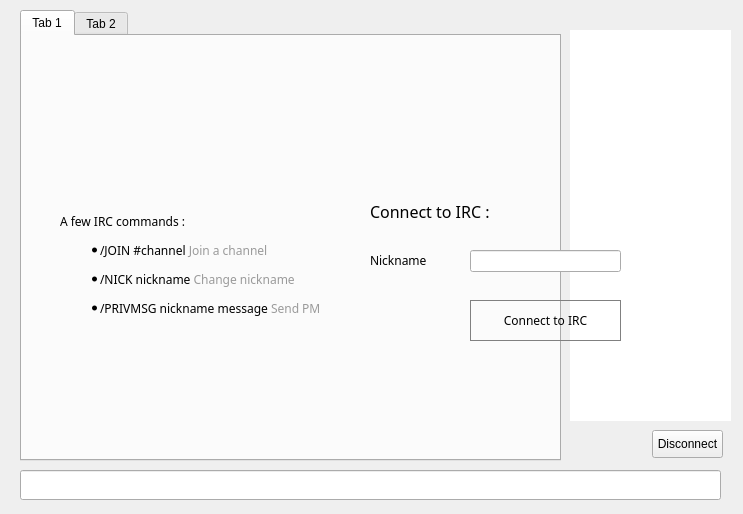
<?xml version="1.0" encoding="UTF-8"?>
<ui version="4.0">
 <class>ChatWindowClass</class>
 <widget class="QWidget" name="ChatWindowClass">
  <property name="geometry">
   <rect>
    <x>0</x>
    <y>0</y>
    <width>743</width>
    <height>514</height>
   </rect>
  </property>
  <widget class="QWidget" name="widget_2" native="true">
   <property name="geometry">
    <rect>
     <x>0</x>
     <y>0</y>
     <width>741</width>
     <height>511</height>
    </rect>
   </property>
   <widget class="QWidget" name="splitter" native="true">
    <property name="enabled">
     <bool>true</bool>
    </property>
    <property name="geometry">
     <rect>
      <x>10</x>
      <y>10</y>
      <width>721</width>
      <height>501</height>
     </rect>
    </property>
    <property name="styleSheet">
     <string notr="true"/>
    </property>
    <widget class="QTabWidget" name="tab">
     <property name="geometry">
      <rect>
       <x>10</x>
       <y>0</y>
       <width>541</width>
       <height>451</height>
      </rect>
     </property>
     <property name="styleSheet">
      <string notr="true"/>
     </property>
     <property name="tabShape">
      <enum>QTabWidget::Rounded</enum>
     </property>
     <property name="currentIndex">
      <number>0</number>
     </property>
     <property name="tabsClosable">
      <bool>false</bool>
     </property>
     <widget class="QWidget" name="widget_4">
      <attribute name="title">
       <string>Tab 1</string>
      </attribute>
     </widget>
     <widget class="QWidget" name="tab_5">
      <attribute name="title">
       <string>Tab 2</string>
      </attribute>
     </widget>
    </widget>
    <widget class="QLineEdit" name="lineEdit">
     <property name="geometry">
      <rect>
       <x>10</x>
       <y>460</y>
       <width>701</width>
       <height>30</height>
      </rect>
     </property>
     <property name="sizePolicy">
      <sizepolicy hsizetype="Fixed" vsizetype="Fixed">
       <horstretch>0</horstretch>
       <verstretch>0</verstretch>
      </sizepolicy>
     </property>
     <property name="maximumSize">
      <size>
       <width>16777215</width>
       <height>30</height>
      </size>
     </property>
    </widget>
    <widget class="QListView" name="userView">
     <property name="geometry">
      <rect>
       <x>560</x>
       <y>20</y>
       <width>161</width>
       <height>391</height>
      </rect>
     </property>
     <property name="minimumSize">
      <size>
       <width>0</width>
       <height>300</height>
      </size>
     </property>
     <property name="styleSheet">
      <string notr="true">border-radius:10px;</string>
     </property>
    </widget>
    <widget class="QPushButton" name="disconnect">
     <property name="geometry">
      <rect>
       <x>642</x>
       <y>420</y>
       <width>71</width>
       <height>28</height>
      </rect>
     </property>
     <property name="text">
      <string>Disconnect</string>
     </property>
    </widget>
   </widget>
   <widget class="QWidget" name="hide3" native="true">
    <property name="geometry">
     <rect>
      <x>0</x>
      <y>0</y>
      <width>741</width>
      <height>511</height>
     </rect>
    </property>
    <property name="styleSheet">
     <string notr="true">font-family:Proxima Nova Rg;</string>
    </property>
    <widget class="QWidget" name="layoutWidget">
     <property name="geometry">
      <rect>
       <x>10</x>
       <y>6</y>
       <width>731</width>
       <height>41</height>
      </rect>
     </property>
     <layout class="QHBoxLayout" name="hide1">
      <property name="spacing">
       <number>7</number>
      </property>
     </layout>
    </widget>
    <widget class="QLabel" name="label_2">
     <property name="geometry">
      <rect>
       <x>60</x>
       <y>160</y>
       <width>291</width>
       <height>211</height>
      </rect>
     </property>
     <property name="text">
      <string>&lt;html&gt;&lt;head/&gt;&lt;body&gt;&lt;p&gt;A few IRC commands :&lt;/p&gt;&lt;ul style=&quot;margin-top: 0px; margin-bottom: 0px; margin-left: 0px; margin-right: 0px; -qt-list-indent: 1;&quot;&gt;&lt;li style=&quot; margin-top:12px; margin-bottom:12px; margin-left:0px; margin-right:0px; -qt-block-indent:0; text-indent:0px;&quot;&gt;/JOIN #channel &lt;span style=&quot; color:#9a9a9a;&quot;&gt;Join a channel&lt;/span&gt;&lt;/li&gt;&lt;li style=&quot; margin-top:12px; margin-bottom:12px; margin-left:0px; margin-right:0px; -qt-block-indent:0; text-indent:0px;&quot;&gt;/NICK nickname &lt;span style=&quot; color:#9a9a9a;&quot;&gt;Change nickname&lt;/span&gt;&lt;/li&gt;&lt;li style=&quot; margin-top:12px; margin-bottom:12px; margin-left:0px; margin-right:0px; -qt-block-indent:0; text-indent:0px;&quot;&gt;/PRIVMSG nickname message &lt;span style=&quot; color:#9a9a9a;&quot;&gt;Send PM&lt;/span&gt;&lt;/li&gt;&lt;/ul&gt;&lt;/body&gt;&lt;/html&gt;</string>
     </property>
    </widget>
    <widget class="QLineEdit" name="editPseudo">
     <property name="geometry">
      <rect>
       <x>470</x>
       <y>250</y>
       <width>151</width>
       <height>22</height>
      </rect>
     </property>
     <property name="text">
      <string/>
     </property>
    </widget>
    <widget class="QLabel" name="label_5">
     <property name="geometry">
      <rect>
       <x>370</x>
       <y>250</y>
       <width>61</width>
       <height>21</height>
      </rect>
     </property>
     <property name="text">
      <string>Nickname</string>
     </property>
    </widget>
    <widget class="QPushButton" name="buttonConnect">
     <property name="geometry">
      <rect>
       <x>470</x>
       <y>300</y>
       <width>151</width>
       <height>41</height>
      </rect>
     </property>
     <property name="styleSheet">
      <string notr="true">border-radius:40px;border:1px solid grey</string>
     </property>
     <property name="text">
      <string>Connect to IRC</string>
     </property>
    </widget>
    <widget class="QLabel" name="label_10">
     <property name="geometry">
      <rect>
       <x>370</x>
       <y>200</y>
       <width>161</width>
       <height>21</height>
      </rect>
     </property>
     <property name="text">
      <string>&lt;html&gt;&lt;head/&gt;&lt;body&gt;&lt;p&gt;&lt;span style=&quot; font-size:12pt;&quot;&gt;Connect to IRC :&lt;/span&gt;&lt;/p&gt;&lt;/body&gt;&lt;/html&gt;</string>
     </property>
    </widget>
   </widget>
  </widget>
  <action name="actionQuit">
   <property name="text">
    <string>Quitter</string>
   </property>
   <property name="shortcut">
    <string>Ctrl+Q</string>
   </property>
  </action>
  <action name="actionCloseTab">
   <property name="text">
    <string>Fermer l'onglet</string>
   </property>
  </action>
 </widget>
 <layoutdefault spacing="6" margin="11"/>
 <resources/>
 <connections/>
</ui>
